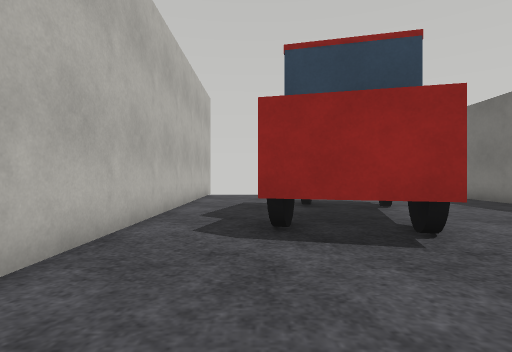
view 1 (above)

19 first-person views from a walk through a robot-simulator world made for Webots. The camera is 0.9 m above the floor, looks level and sees 80° across. The floor is counted in squares, 1 m on a side. Each view is taken from the middle of a square. On the plan, view 1 faces up. The plan holds only what a view shows up to about 11 squares ahead; the rest is blank. The place goes on beyond the plan. Webots' stock objects and surfaces are drawn as simple stand-ins.

view 2
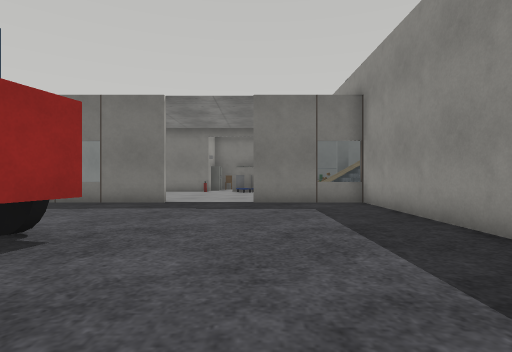

view 3
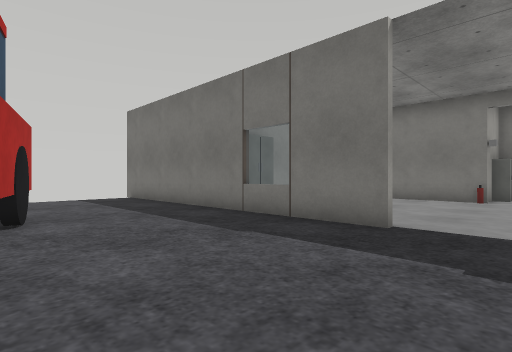

view 4
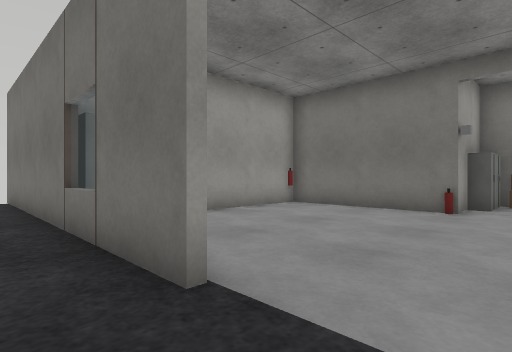

view 5
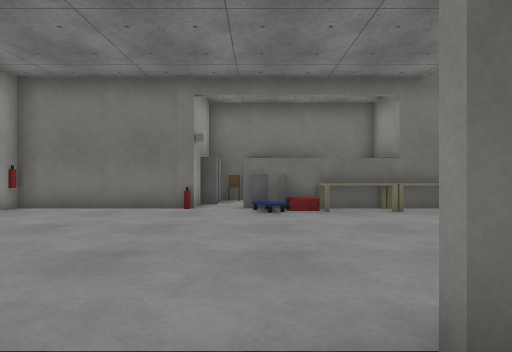

view 6
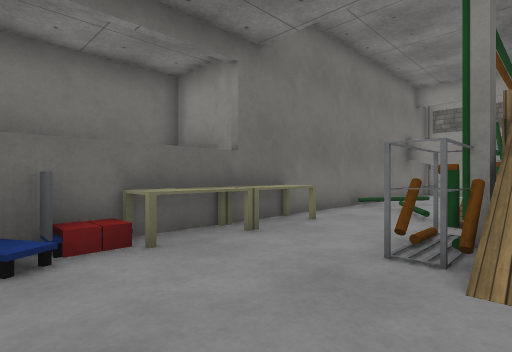

view 7
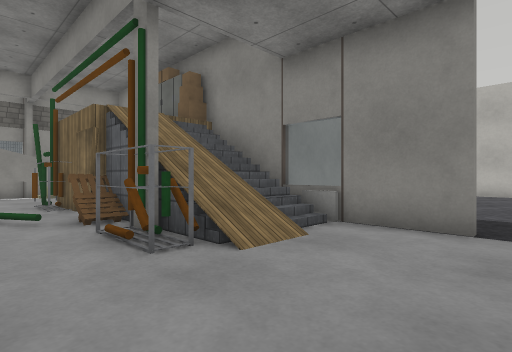

view 8
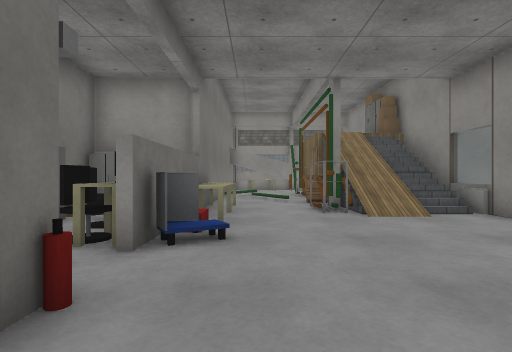

view 9
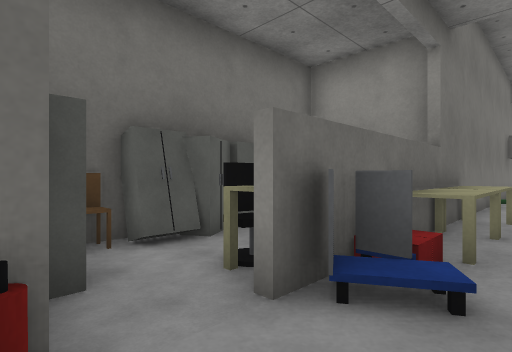

view 10
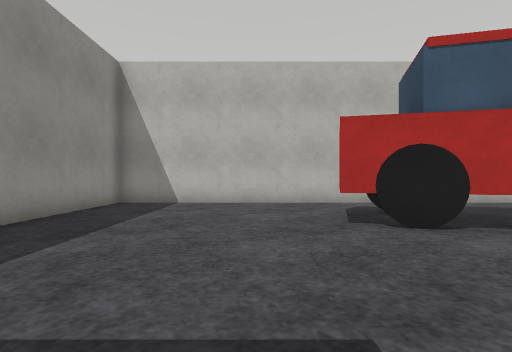

view 11
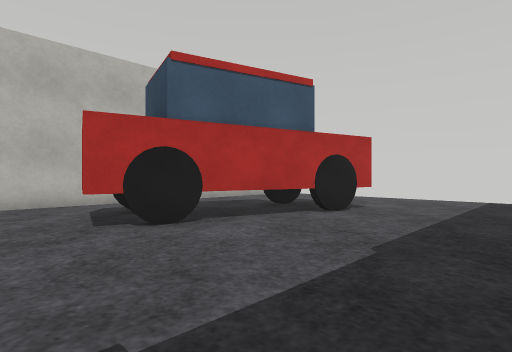

view 12
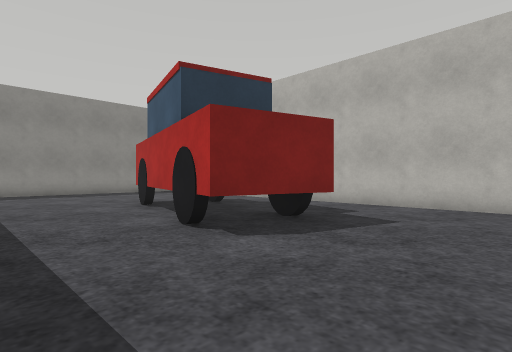

view 13
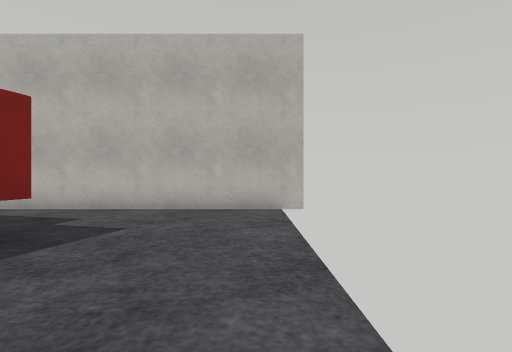

view 14
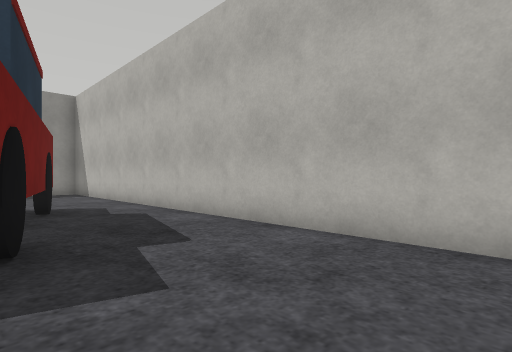

view 15
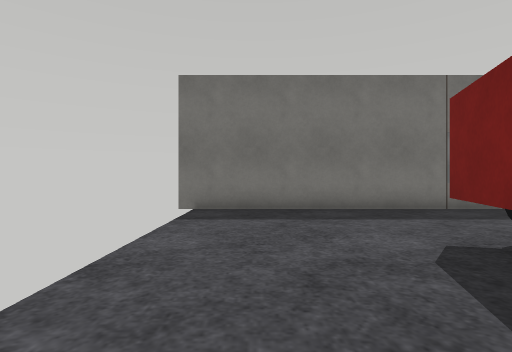

view 16
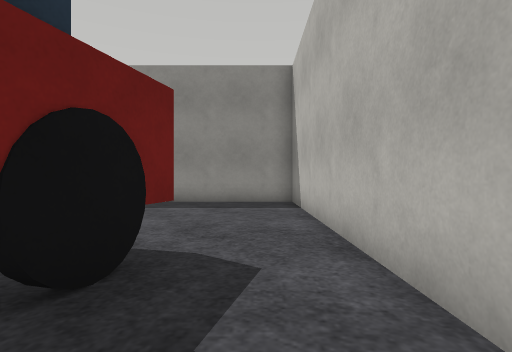

view 17
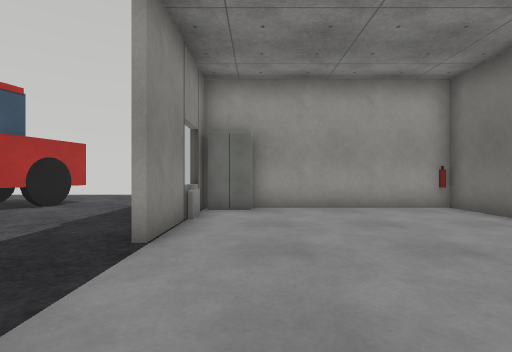

view 18
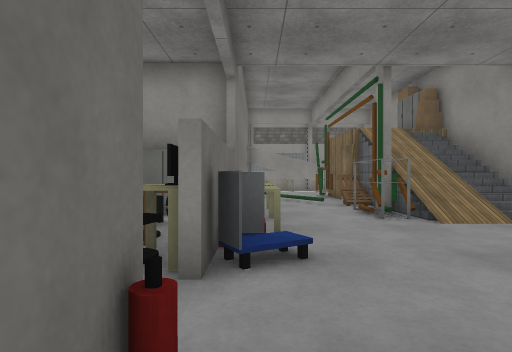

view 19
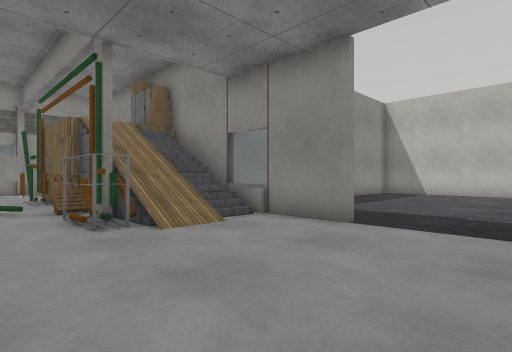

### Floor plan
Key: @ floor where view 1 was taken; # wall or solid block; . floor; / step, stairs or slope; = window, fence, low wall or low ledge; v drop or lower ground; T truck; C cabinet; E fire extinguisher; H chair; A cart; P plastic crate; B table; R brown pole; G green pole; L pole; F pallet; N green cylinder; W wooden box; I radiator; J cardboard box; M monitor; K office chair; O other object.
Columns run from 3 left of view 1 to 19 right of it. Each row starts with its distance up from view 1.
 15 #           #
 14 #...........#
 13 #...........#
 12 #...........#
 11 #....T......#
 10 #....TTT....#
  9 #....TTT....########
  8 #...T T....#C......#
  7 #...T T....=I......#
  6 #...T T....#.......#
  5 #..TTTT....#.......#
  4 #..TTT............E####
  3 #...................CH#
  2 #.................AMKCC
  1 #..........#.....PA KC#
  0 #..@.......#......P KC#
 -1 #..........#I//...B KO#
 -2 #...........I RG..B#CC#
 -3 ############v RGL.B####
 -4             v  F...#
 -5             v FNN..#
 -6            #J  W.N.#
 -7            #J   ..N#
 -8             O  O.NN#
 -9               #O N##

Where each view was taken, in squares from view 1:
view 1: 0 up, 0 right, facing up
view 2: 1 up, 2 left, facing right
view 3: 2 up, 3 right, facing up-right
view 4: 2 up, 7 right, facing up-right
view 5: 2 up, 7 right, facing right
view 6: 2 up, 11 right, facing down-right
view 7: 2 up, 14 right, facing down-left
view 8: 6 up, 14 right, facing down
view 9: 4 up, 14 right, facing down-right
view 10: 2 up, 8 right, facing left
view 11: 2 up, 8 right, facing up-left
view 12: 14 up, 7 right, facing down-left
view 13: 14 up, 6 right, facing left
view 14: 14 up, 2 right, facing down-left
view 15: 13 up, 0 right, facing right
view 16: 8 up, 1 left, facing down
view 17: 0 up, 10 right, facing up
view 18: 5 up, 15 right, facing down
view 19: 4 up, 14 right, facing down-left
